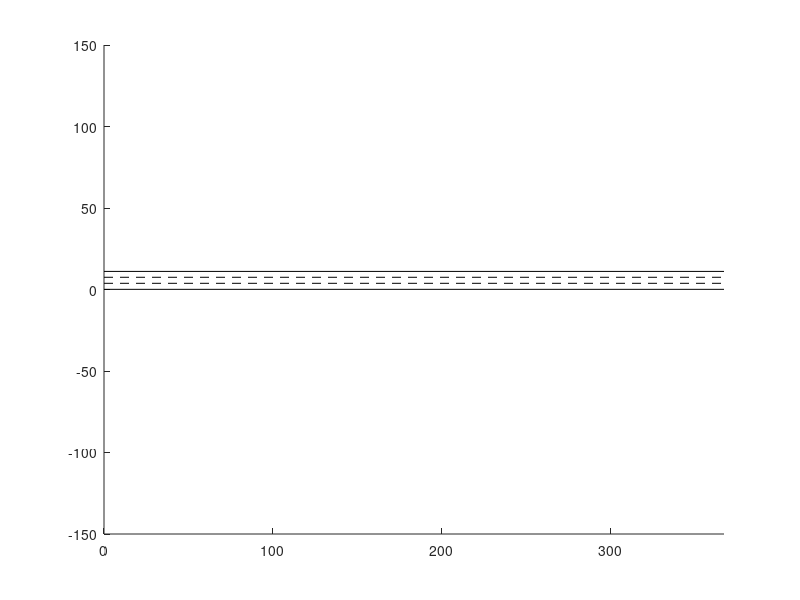

MATLAB code to generate this figure: (Note: this script raises an error after producing the figure.)
%%
%script_test_fcn_Patch_construction_site

%% Example 1
% Construction Zone with channeling device

fig_num = 1;
hold on

blockedLaneMarker = [0 11.1; 367 11.1];       % Lane line to represent blocked lane
plot(blockedLaneMarker(:,1),blockedLaneMarker(:,2),'k')
axis([0 367 -150 150])

topLaneMarker = [0 7.5; 367 7.5];           % Top lane marker
plot(topLaneMarker(:,1),topLaneMarker(:,2),'k--')

middleLaneMarker = [0 3.8; 367 3.8];        % Middle lane marker
plot(middleLaneMarker(:,1),middleLaneMarker(:,2),'k--')

bottomLaneMarker = [0 0.1; 367 0.1];         % Bottom lane marker
plot(bottomLaneMarker(:,1),bottomLaneMarker(:,2),'k')


% Vehicle trajectory information
vx = 25;        % longitudinal speed (m/s)
p0 = [0,5.55];     % initial position of vehicle (m,m)
h0 = 0;      % initial heading of vehicle (rad)
t_h = 14.7;         % time horizon to check (s)
% Create a vector of the trajectory information
x0 = [p0'; h0; vx];

% Vehicle dimensional information
vehicle.dr = 1.9;       % CG-front bumper distance (m)
vehicle.df = 3.0;        % CG-rear bumper distance (m)
vehicle.w = 1.8;        % vehicle width (m)

% First points for row of channeling device
barrels(1,1) = 50;barrels(1,2) = 7.5;
for i = 1:17    
    barrels(i+1,1) = barrels(i) + 18.5;
    barrels(i+1,2) = 7.5;
end
% 
% % Second points for  row of channeling device
% barrels(19,1) = 0; barrels(19,2) = 11.1;
% for i = 19:35
%     barrels(i+1,1) = barrels(i) + 18.5;
%     barrels(i+1,2) = 11.1;
% end
% 
% % left diagonal points of channeling device
% for i = 36:40
%     barrels(i+1,1) = barrels(19,1) + (i-35)*8.3;
%     barrels(i+1,2) = barrels(19,2) - (i-35)*0.55;
% end
% 
% % right diagonal points of channeling device
% for i = 41:45
%     barrels(i+1,1) = barrels(36,1) + (i-40)*8.3;
%     barrels(i+1,2) = barrels(36,2) - (i-40)*0.55;
% end

angles = zeros([46 2]);
% randomized orientation of the barrels
for j = 1:46
    angles(j,1) = 2*pi*rand;
end

% converting points to barrels for channeling device
barrelsArray = fcn_Patch_fillBarrelAtPoint(barrels,angles);

% detect collision and show visualization
[collFlags,collTime,collLoc,clearance,bodyCollLoc] = fcn_Patch_checkStraightCollisions(x0,vehicle,barrelsArray,t_h,fig_num);

%% Example 2
%
clear, close

fig_num2 = 2;
figure(fig_num2)
hold on

w = 3.3528;  % Lane width in meters
l = 353.368; % Total lane length in meters

blockedLaneMarker = [0 11.1; 353.568 11.1];       % Lane line to represent blocked lane
plot(blockedLaneMarker(:,1),blockedLaneMarker(:,2),'k')
axis([0 367 -150 150])

t_w = (0.1+2*w); % top lane y position
topLaneMarker = [0 t_w; l t_w];           % Top lane marker
plot(topLaneMarker(:,1),topLaneMarker(:,2),'k--')

m_w = (0.1+w); % middle lane y position
middleLaneMarker = [0 (0.1+m_w); l m_w];        % Middle lane marker
plot(middleLaneMarker(:,1),middleLaneMarker(:,2),'k--')

bottomLaneMarker = [0 0.1; l 0.1];         % Bottom lane marker
plot(bottomLaneMarker(:,1),bottomLaneMarker(:,2),'k')

bc_w = (0.1-w); % bottom closed lane y position
bottomClosedLaneMarker = [0 bc_w; l bc_w];         % Bottom closed lane marker
plot(bottomClosedLaneMarker(:,1),bottomClosedLaneMarker(:,2),'k')

% points for diagonal of channeling device
barrels2(1,1) = 15.24; barrels2(1,2) = m_w;
for i = 1:5  
    barrels2(i+1,1) = barrels2(i,1) + 3.048;
    barrels2(i+1,2) = barrels2(i,2) + w/5;
end

% points for row of channeling device
for i = 6:14
    barrels2(i+1,1) = barrels2(i,1) + 18.288;
    barrels2(i+1,2) = t_w;
end


% points for diagonal of channeling device
barrels2(16,1) = 210.312; barrels2(16,2) = t_w;
for i = 16:20
    barrels2(i+1,1) = barrels2(i,1) + 4.572;
    barrels2(i+1,2) = barrels2(i,2) - w/5;
end

% points for row of channeling device
barrels2(22,1) = barrels2(15,1) + 36.576; barrels2(22,2) = t_w;
for i = 22:24
    barrels2(i+1,1) = barrels2(i,1) + 18.288;
    barrels2(i+1,2) = t_w;
end

% points for diagonal of channeling device
barrels2(26,1) = 298.704; barrels2(26,2) = t_w;
for i = 26: 31
    barrels2(i+1,1) = barrels2(i,1) + 9.144;
    barrels2(i+1,2) = barrels2(i,2) - w/6;
end

barrels2(33,1) = 118.872; barrels2(33,2) = m_w;
for i = 33: 37
    barrels2(i+1,1) = barrels2(i,1) + 18.288;
    barrels2(i+1,2) = m_w;
end

for i = 38: 42
    barrels2(i+1,1) = barrels2(i,1) + 15.24/5;
    barrels2(i+1,2) = barrels2(i,2) - w/5;
end

for i = 43:52
    barrels2(i+1,1) = barrels2(33,1) - 45.72*(i-42)/11;
    barrels2(i+1,2) = barrels2(33,2) - 2*w*(i-42)/11;
end

for i = 53:58
    barrels2(i+1,1) = barrels2(21,1) + 115.824*(i-52)/6;
    barrels2(i+1,2) = m_w;
end



% Vehicle trajectory information
vx = 25;        % longitudinal speed (m/s)
p0 = [0,2];     % initial position of vehicle (m,m)
h0 = 0;      % initial heading of vehicle (rad)
t_h = 14.7;         % time horizon to check (s)
% Create a vector of the trajectory information
x0 = [p0'; h0; vx];

% Vehicle dimensional information
vehicle.dr = 1.9;       % CG-front bumper distance (m)
vehicle.df = 3.0;        % CG-rear bumper distance (m)
vehicle.w = 1.8;        % vehicle width (m)

angles2 = zeros([size(barrels2,1) 2]);
for j = 1:size(barrels2,1)
    angles2(j,1) = 2*pi*rand;
end

% converting points to barrels for channeling device
barrelsArray2 = fcn_Patch_fillBarrelAtPoint(barrels2,angles2);

fcn_Patch_plotPatch(barrelsArray2,2)
axis square

% % detect collision and show visualization
% [collFlags,collTime,collLoc,clearance,bodyCollLoc] = fcn_Patch_checkStraightCollisions(x0,vehicle,barrelsArray2,t_h,fig_num2);

%% Example 3
% Same scenario as above with radial noise

fig_num3 = 3;
figure(fig_num3)
hold on

blockedLaneMarker = [0 11.1; 353.568 11.1];       % Lane line to represent blocked lane
plot(blockedLaneMarker(:,1),blockedLaneMarker(:,2),'k')
axis([0 367 -150 150])

t_w = (0.1+2*w); % top lane y position
topLaneMarker = [0 t_w; l t_w];           % Top lane marker
plot(topLaneMarker(:,1),topLaneMarker(:,2),'k--')

m_w = (0.1+w); % middle lane y position
middleLaneMarker = [0 (0.1+m_w); l m_w];        % Middle lane marker
plot(middleLaneMarker(:,1),middleLaneMarker(:,2),'k--')

bottomLaneMarker = [0 0.1; l 0.1];         % Bottom lane marker
plot(bottomLaneMarker(:,1),bottomLaneMarker(:,2),'k')

bc_w = (0.1-w); % bottom closed lane y position
bottomClosedLaneMarker = [0 bc_w; l bc_w];         % Bottom closed lane marker
plot(bottomClosedLaneMarker(:,1),bottomClosedLaneMarker(:,2),'k')

dataset = {barrels2};
newbarrels2 = fcn_Points_addRadialNoise(dataset,0.1);

new_angles2 = zeros([size(barrels2,1) 2]);
for j = 1:size(barrels2,1)
    new_angles2(j,1) = 2*pi*rand;
end

barrelsArray2 = fcn_Patch_fillBarrelAtPoint(newbarrels2{1},new_angles2);

fcn_Patch_plotPatch(barrelsArray2,3)
axis square

%% Example 3 continued
% performing point association
[pairedXYdata, numMatches, nonMatchesA, nonMatchesB]  = fcn_Points_pairXYdata(newbarrels2{1},barrels2,1);

figure(4);
clf
hold on
grid on

for i = 1:numMatches
    plot([pairedXYdata(i,1) pairedXYdata(i,3)],[pairedXYdata(i,2) pairedXYdata(i,4)],'o','MarkerSize',10,'MarkerFaceColor',[0 1 0])
end
quiver(pairedXYdata(:,1),pairedXYdata(:,2),pairedXYdata(:,3)-pairedXYdata(:,1),pairedXYdata(:,4)-pairedXYdata(:,2),0,'k','linewidth',1)
% Also plot the non-matches in data set A with circles in various colors
for i = 1+numMatches:nonMatchesA+numMatches
    plot(pairedXYdata(i,1),pairedXYdata(i,2),'o','MarkerSize',10,'MarkerFaceColor',[1 0 0])
end
% Lastly, plot the non-matches in data set B with squares in various colors
for i = 1+numMatches+nonMatchesA:nonMatchesA+numMatches+nonMatchesA
    plot(pairedXYdata(i,3),pairedXYdata(i,4),'o','MarkerSize',10,'MarkerFaceColor',[0 0 1])
end